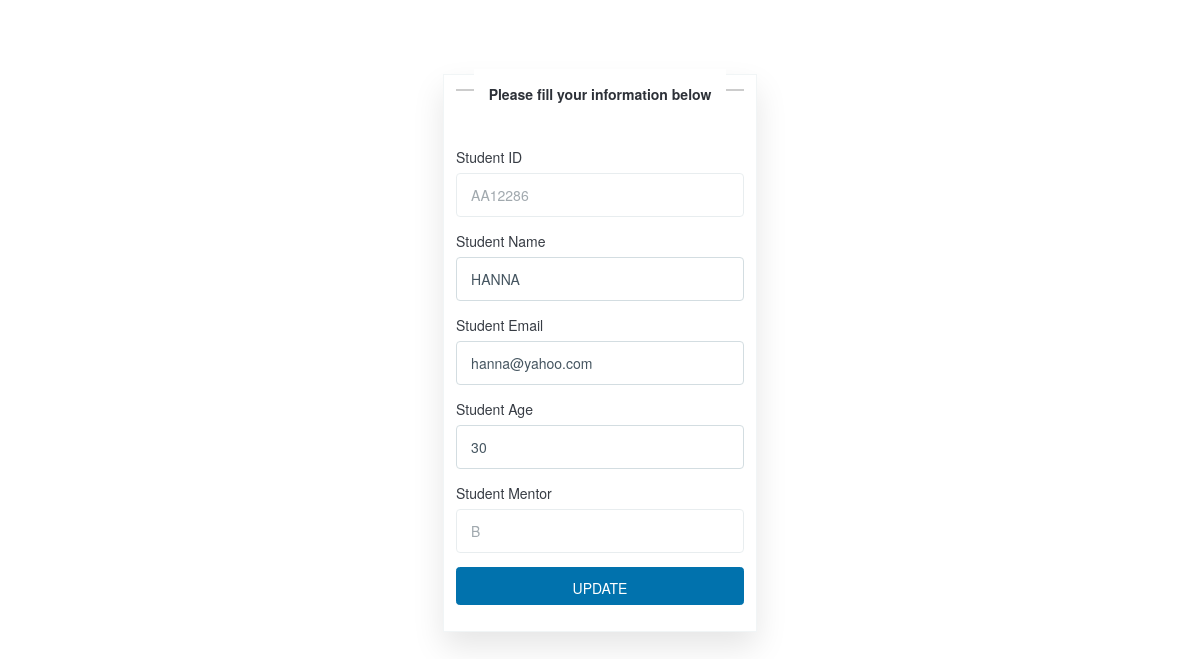
Page /totim/update/AA12286 on the committed database.
### hello_subproject/models.py (models this page shows)
class Student(models.Model):
    stuid=models.CharField(max_length=10, primary_key=True)
    stuname=models.CharField(max_length=255)
    stuemail=models.CharField(max_length=255)
    stuage=models.PositiveSmallIntegerField(default=0)
    stumentor=models.ForeignKey('Mentor', on_delete=models.CASCADE)

### hello_subproject/views.py (the view)
# urls.py: path('update/<str:stuid>', views.update, name="update"),
def update(request,stuid):
    updateid=Student.objects.get(stuid=stuid)
    dict={
        'updateid':updateid
    }
    return render(request, "studentupdate.html",dict)

### hello_subproject/templates/studentupdate.html (shortened to what this page needs)
<html>
</head>
<link rel="stylesheet" href="https://cdn.jsdelivr.net/npm/@picocss/pico@2/css/pico.min.css" />
</head>
<body>
    <main>
        <div class="form-container">
            <h1 class="title"><span>Please fill your information below</span></h1>
            <form autocomplete="off" action="updatedata/{{updateid.stuid}}" method="POST">
            <label for="townborn">Student ID</label>
            <input type="text" placeholder="ID" id="stuid" name="id" value="{{updateid.stuid}}" disabled>
            <label for="townborn">Student Name</label>
            <input type="text" id="Name" name="sname" value="{{updateid.stuname}}">
            <label for="townborn">Student Email</label>
            <input type="email" id="email" name="email" value="{{updateid.stuemail}}">
            <label for="townborn">Student Age</label>
            <input type="number" id="age" name="age" value="{{updateid.stuage}}">
            <label for="townborn">Student Mentor</label>
            <input type="text" id="mentor" name="mentor" value="{{updateid.stumentor_id}}" disabled>
            <button type="submit">UPDATE</button>
            <br>
            </form>
        </div>
    </main>
</body>
</html>

### hello_subproject/templates/studentupdate.html (style rules this page uses)
* { box-sizing: border-box; margin: 0; padding: 0; font-family: Poppins, Helvetica Neue, Helvetica, Arial, sans-serif; font-size: 14px; }
main { align-items: center; display: flex; justify-content: center; }
div.form-container { align-items: left; max-width:70%; border: 1px solid rgb(241, 245, 246); background-color: rgb(255, 255, 255); box-shadow: rgba(0, 0, 0, 0.1) 0px 15px 30px; padding: 1%; margin-top:5%; }
input, select { width: 100%; padding: 1em; margin-bottom: 1em; padding: 12px 19px; border: 1px solid rgb(211, 221, 225); border-radius: 4px; background-color: rgb(255, 255, 255); color: rgb(69, 85, 96); transition: background-color 300ms ease-in-out 0s, color 300ms ease-in-out 0s; }
button { width:100%; color: rgb(255, 255, 255); background-color: rgb(1, 151, 236); height: 38px; padding: 0px 19px; border:0; border-radius: 4px; line-height: 1; user-select: none; transition-duration: 200ms; transition-property: color, background-color; transition-timing-function: ease-in-out; }
h1.title { text-align: center; }
h1.title span { background-color: #fff; padding: 15px; }

### rows in the picture
Student: id "AA12286", sname "HANNA", email "hanna@yahoo.com", age "30", mentor "B"
